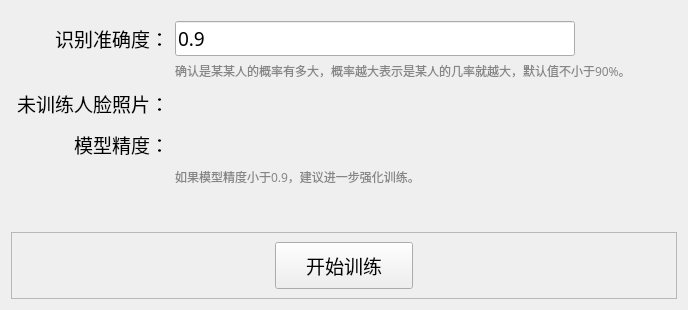
      <widget class="QWidget" name="modeltrain_tab">
       <property name="font">
        <font>
         <family>新宋体</family>
         <pointsize>9</pointsize>
        </font>
       </property>
       <attribute name="icon">
        <iconset>
         <normaloff>../icon/training.png</normaloff>../icon/training.png</iconset>
       </attribute>
       <attribute name="title">
        <string>模型训练</string>
       </attribute>
       <layout class="QGridLayout" name="gridLayout_3">
        <item row="4" column="2">
         <widget class="QLabel" name="model_acc_label">
          <property name="sizePolicy">
           <sizepolicy hsizetype="Expanding" vsizetype="Preferred">
            <horstretch>0</horstretch>
            <verstretch>0</verstretch>
           </sizepolicy>
          </property>
          <property name="maximumSize">
           <size>
            <width>16777215</width>
            <height>16777215</height>
           </size>
          </property>
          <property name="font">
           <font>
            <family>新宋体</family>
            <pointsize>14</pointsize>
           </font>
          </property>
          <property name="text">
           <string/>
          </property>
          <property name="alignment">
           <set>Qt::AlignLeading|Qt::AlignLeft|Qt::AlignVCenter</set>
          </property>
         </widget>
        </item>
        <item row="6" column="1">
         <spacer name="verticalSpacer_4">
          <property name="orientation">
           <enum>Qt::Vertical</enum>
          </property>
          <property name="sizeHint" stdset="0">
           <size>
            <width>20</width>
            <height>40</height>
           </size>
          </property>
         </spacer>
        </item>
        <item row="1" column="1">
         <widget class="QLabel" name="label_5">
          <property name="font">
           <font>
            <family>新宋体</family>
            <pointsize>14</pointsize>
           </font>
          </property>
          <property name="text">
           <string>识别准确度：</string>
          </property>
          <property name="alignment">
           <set>Qt::AlignRight|Qt::AlignTrailing|Qt::AlignVCenter</set>
          </property>
         </widget>
        </item>
        <item row="2" column="2">
         <widget class="QLabel" name="label_14">
          <property name="font">
           <font>
            <family>新宋体</family>
           </font>
          </property>
          <property name="contextMenuPolicy">
           <enum>Qt::CustomContextMenu</enum>
          </property>
          <property name="text">
           <string>&lt;html&gt;&lt;head/&gt;&lt;body&gt;&lt;p&gt;&lt;span style=&quot; color:#868686;&quot;&gt;确认是某某人的概率有多大，概率越大表示是某人的几率就越大，默认值不小于90%。&lt;/span&gt;&lt;/p&gt;&lt;/body&gt;&lt;/html&gt;</string>
          </property>
         </widget>
        </item>
        <item row="3" column="2">
         <widget class="QLabel" name="untrained_num_label">
          <property name="sizePolicy">
           <sizepolicy hsizetype="Expanding" vsizetype="Preferred">
            <horstretch>0</horstretch>
            <verstretch>0</verstretch>
           </sizepolicy>
          </property>
          <property name="font">
           <font>
            <family>新宋体</family>
            <pointsize>14</pointsize>
           </font>
          </property>
          <property name="text">
           <string/>
          </property>
         </widget>
        </item>
        <item row="3" column="3">
         <spacer name="horizontalSpacer_7">
          <property name="orientation">
           <enum>Qt::Horizontal</enum>
          </property>
          <property name="sizeHint" stdset="0">
           <size>
            <width>40</width>
            <height>20</height>
           </size>
          </property>
         </spacer>
        </item>
        <item row="1" column="2">
         <widget class="QLineEdit" name="thresh_lineEdit">
          <property name="sizePolicy">
           <sizepolicy hsizetype="Expanding" vsizetype="Preferred">
            <horstretch>0</horstretch>
            <verstretch>0</verstretch>
           </sizepolicy>
          </property>
          <property name="maximumSize">
           <size>
            <width>400</width>
            <height>16777215</height>
           </size>
          </property>
          <property name="font">
           <font>
            <family>新宋体</family>
            <pointsize>14</pointsize>
           </font>
          </property>
          <property name="text">
           <string>0.9</string>
          </property>
         </widget>
        </item>
        <item row="3" column="1">
         <widget class="QLabel" name="label_4">
          <property name="minimumSize">
           <size>
            <width>0</width>
            <height>35</height>
           </size>
          </property>
          <property name="font">
           <font>
            <family>新宋体</family>
            <pointsize>14</pointsize>
           </font>
          </property>
          <property name="text">
           <string>未训练人脸照片：</string>
          </property>
          <property name="alignment">
           <set>Qt::AlignRight|Qt::AlignTrailing|Qt::AlignVCenter</set>
          </property>
         </widget>
        </item>
        <item row="4" column="1">
         <widget class="QLabel" name="label_12">
          <property name="minimumSize">
           <size>
            <width>0</width>
            <height>35</height>
           </size>
          </property>
          <property name="maximumSize">
           <size>
            <width>16777215</width>
            <height>16777215</height>
           </size>
          </property>
          <property name="font">
           <font>
            <family>新宋体</family>
            <pointsize>14</pointsize>
           </font>
          </property>
          <property name="text">
           <string>模型精度：</string>
          </property>
          <property name="alignment">
           <set>Qt::AlignRight|Qt::AlignTrailing|Qt::AlignVCenter</set>
          </property>
         </widget>
        </item>
        <item row="7" column="0" colspan="4">
         <widget class="QFrame" name="frame_5">
          <property name="minimumSize">
           <size>
            <width>0</width>
            <height>0</height>
           </size>
          </property>
          <property name="font">
           <font>
            <family>新宋体</family>
            <pointsize>14</pointsize>
           </font>
          </property>
          <property name="frameShape">
           <enum>QFrame::StyledPanel</enum>
          </property>
          <property name="frameShadow">
           <enum>QFrame::Raised</enum>
          </property>
          <layout class="QGridLayout" name="gridLayout_12">
           <item row="0" column="0">
            <spacer name="horizontalSpacer_12">
             <property name="orientation">
              <enum>Qt::Horizontal</enum>
             </property>
             <property name="sizeHint" stdset="0">
              <size>
               <width>189</width>
               <height>20</height>
              </size>
             </property>
            </spacer>
           </item>
           <item row="0" column="1">
            <widget class="QPushButton" name="train_btn">
             <property name="sizePolicy">
              <sizepolicy hsizetype="Preferred" vsizetype="Preferred">
               <horstretch>0</horstretch>
               <verstretch>0</verstretch>
              </sizepolicy>
             </property>
             <property name="maximumSize">
              <size>
               <width>300</width>
               <height>16777215</height>
              </size>
             </property>
             <property name="font">
              <font>
               <family>新宋体</family>
               <pointsize>14</pointsize>
              </font>
             </property>
             <property name="focusPolicy">
              <enum>Qt::NoFocus</enum>
             </property>
             <property name="styleSheet">
              <string notr="true">padding-left: 30px; 
padding-right: 30px;
padding-top: 8px; 
padding-bottom: 8px;</string>
             </property>
             <property name="text">
              <string>开始训练</string>
             </property>
             <property name="icon">
              <iconset>
               <normaloff>../icon/start_training.png</normaloff>../icon/start_training.png</iconset>
             </property>
             <property name="iconSize">
              <size>
               <width>24</width>
               <height>24</height>
              </size>
             </property>
            </widget>
           </item>
           <item row="0" column="2">
            <spacer name="horizontalSpacer_13">
             <property name="orientation">
              <enum>Qt::Horizontal</enum>
             </property>
             <property name="sizeHint" stdset="0">
              <size>
               <width>189</width>
               <height>20</height>
              </size>
             </property>
            </spacer>
           </item>
          </layout>
         </widget>
        </item>
        <item row="5" column="2">
         <widget class="QLabel" name="label_15">
          <property name="font">
           <font>
            <family>新宋体</family>
           </font>
          </property>
          <property name="text">
           <string>&lt;html&gt;&lt;head/&gt;&lt;body&gt;&lt;p&gt;&lt;span style=&quot; color:#868686;&quot;&gt;如果模型精度小于0.9，建议进一步强化训练。&lt;/span&gt;&lt;/p&gt;&lt;/body&gt;&lt;/html&gt;</string>
          </property>
         </widget>
        </item>
        <item row="0" column="1">
         <spacer name="verticalSpacer_3">
          <property name="orientation">
           <enum>Qt::Vertical</enum>
          </property>
          <property name="sizeType">
           <enum>QSizePolicy::Fixed</enum>
          </property>
          <property name="sizeHint" stdset="0">
           <size>
            <width>20</width>
            <height>10</height>
           </size>
          </property>
         </spacer>
        </item>
       </layout>
      </widget>
